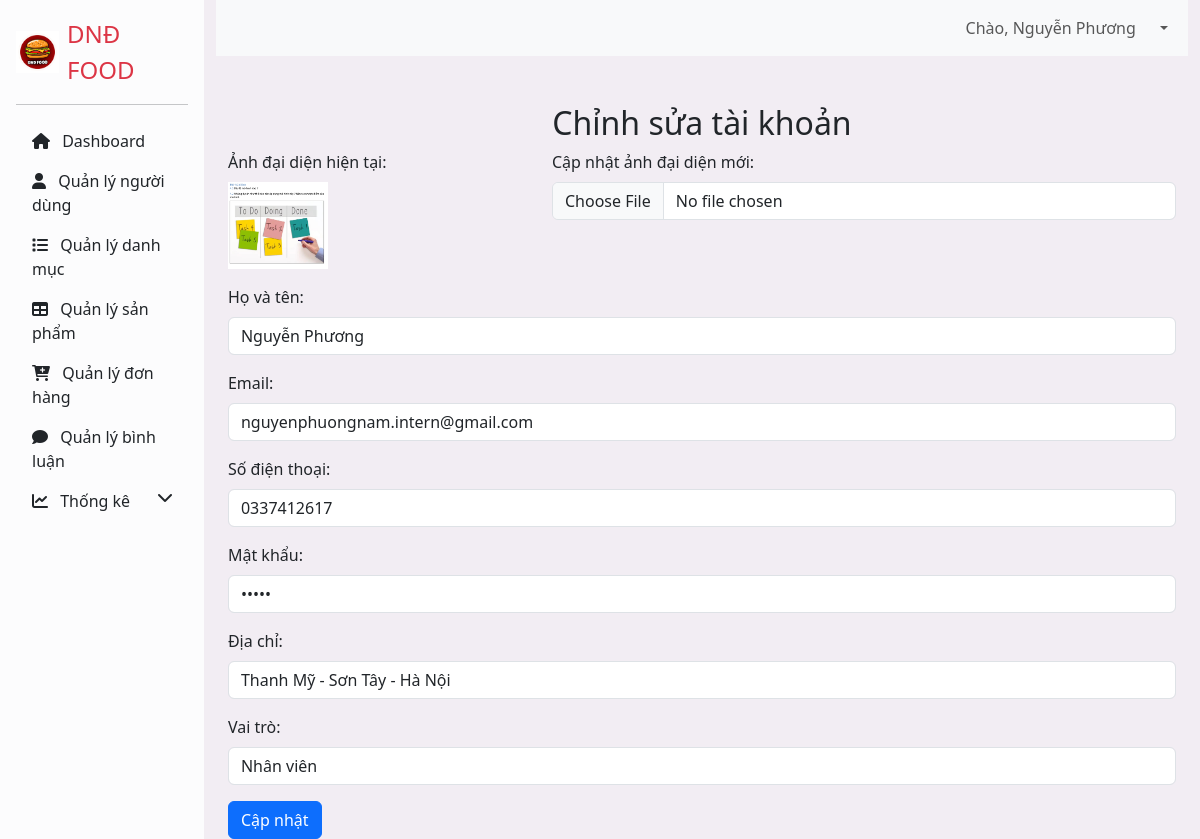
/controller/index.php?act=editAccount&user_id=1 (signed in), run on the app's committed database.
### tables this page shows
CREATE TABLE `users` (
  `user_id` int NOT NULL,
  `email` varchar(255) NOT NULL,
  `password` varchar(255) NOT NULL,
  `phone_number` varchar(20) NOT NULL,
  `address` varchar(255) NOT NULL,
  `full_name` varchar(255) NOT NULL,
  `avatar_url` varchar(255) NOT NULL COMMENT 'ảnh user',
  `role` tinyint NOT NULL DEFAULT '0' COMMENT 'vai trò của người dùng',
  `token` varchar(100) DEFAULT NULL,
  `status` enum('Inactive','Active') DEFAULT 'Inactive'
);

### model/PDO.php (called while the page is built, shortened)
<?php
function pdo_get_connection()
{
    $dburl = "mysql:host=localhost;dbname=duan11;charset=utf8";
    $usename = "root";
    $password = "";
    $conn = new PDO($dburl, $usename, $password);
    $conn->setAttribute(PDO::ATTR_ERRMODE, PDO::ERRMODE_EXCEPTION);
    return $conn;
}
function pdo_query_one($sql, $params = [])
{
    try {
        $conn = pdo_get_connection();
        $stmt = $conn->prepare($sql);
        $stmt->execute($params);
        $row = $stmt->fetch(PDO::FETCH_ASSOC);
        return $row;
    } catch (PDOException $e) {
        throw $e;
    } finally {
        unset($conn);
    }
}

### model/account.php (called while the page is built, shortened)
<?php
function select_user_by_id($user_id) {
    $sql = "SELECT * FROM users WHERE user_id = :user_id";
    return pdo_query_one($sql, compact('user_id'));
}

### controller/accountController/editAccount.php (the view, shortened to what this page needs)
<?php
if (isset($user) && is_array($user)) {
    extract($user);
}
?>
<div class="container mt-5">
    <h2 class="text-center">Chỉnh sửa tài khoản</h2>
    <form action="index.php?act=updateAccount" method="post" enctype="multipart/form-data">
        <div class="row mb-3">
            <div class="col-md-4">
                <label for="current_avatar" class="form-label">Ảnh đại diện hiện tại:</label><br>
                <?php if (is_file("../upload/" . $avatar_url)) : ?>
                    <img src="../upload/<?= $avatar_url ?>" alt="Current Avatar" style="max-width: 100px;">
                <?php else : ?>
                    <span>Không có ảnh đại diện</span>
                <?php endif; ?>
            </div>
            <div class="col-md-8">
                <label for="avatar_url" class="form-label">Cập nhật ảnh đại diện mới:</label>
                <input type="file" class="form-control" id="avatar_url" name="avatar_url">
            </div>
        </div>
        <div class="mb-3">
            <label for="full_name" class="form-label">Họ và tên:</label>
            <input type="text" class="form-control" id="full_name" name="full_name" value="<?= $full_name ?>">
        </div>
        <div class="mb-3">
            <label for="email" class="form-label">Email:</label>
            <input type="email" class="form-control" id="email" name="email" value="<?= $email ?>">
        </div>
        <div class="mb-3">
            <label for="phone_number" class="form-label">Số điện thoại:</label>
            <input type="text" class="form-control" id="phone_number" name="phone_number" value="<?= $phone_number ?>">
        </div>
        <div class="mb-3">
            <label for="password" class="form-label">Mật khẩu:</label>
            <input type="password" class="form-control" id="password" name="password" value="<?= $password ?>">
        </div>
        <div class="mb-3">
            <label for="address" class="form-label">Địa chỉ:</label>
            <input type="text" class="form-control" id="address" name="address" value="<?= $address ?>">
        </div>
        <div class="mb-3">
            <label for="role" class="form-label">Vai trò:</label>
            <select class="form-control" id="role" name="role">
                <option value="1" <?= $role == 1 ? 'selected' : '' ?>>Nhân viên</option>
            </select>
        </div>
        <a href="index.php?act=listAccount"> <input type="submit" class="btn btn-primary" value="Cập nhật"></a>
    </form>
</div>

### data on the page
users: avatar_url (picture), full_name "Nguyễn Phương", email "nguyenphuongnam.intern@gmail.com", phone_number "0337412617", address "Thanh Mỹ - Sơn Tây - Hà Nội", role "Nhân viên"

### other printed values
$_SESSION['user']['full_name'] "Nguyễn Phương"
